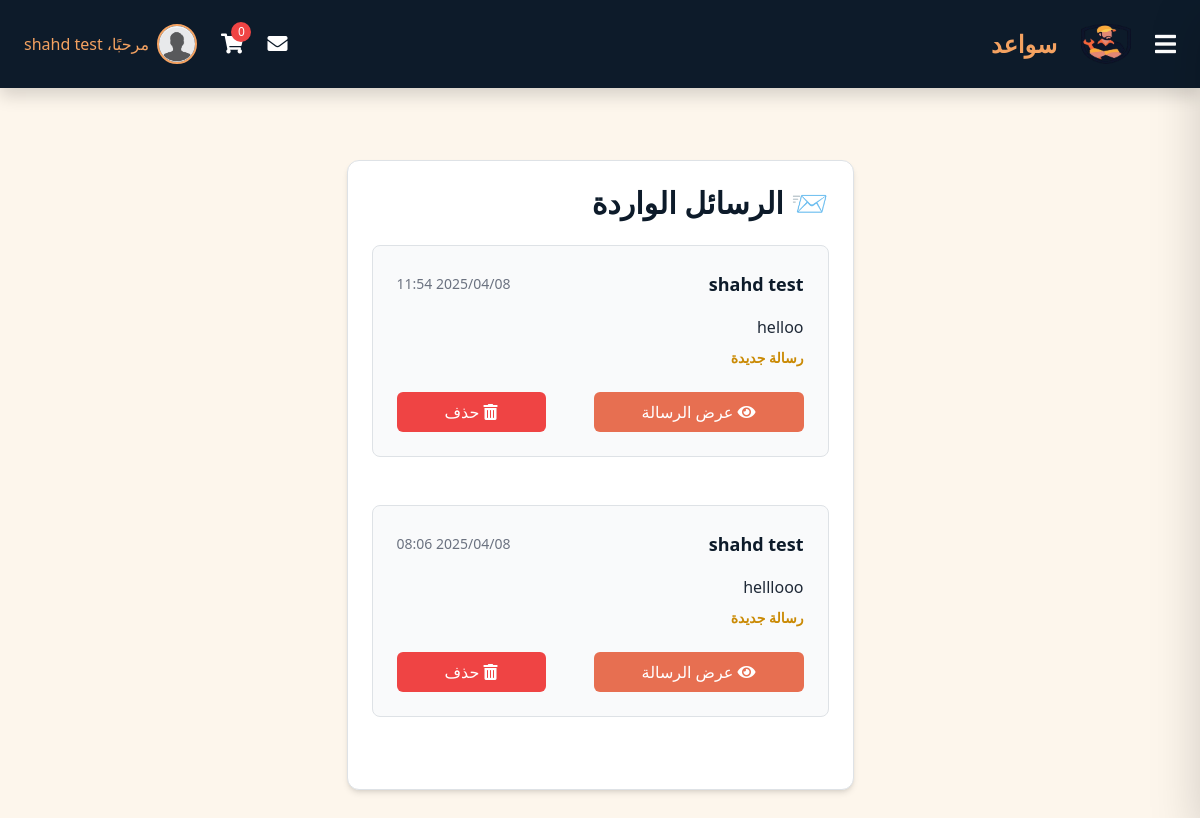
Page /inbox/ (signed in) on the earlier database version.
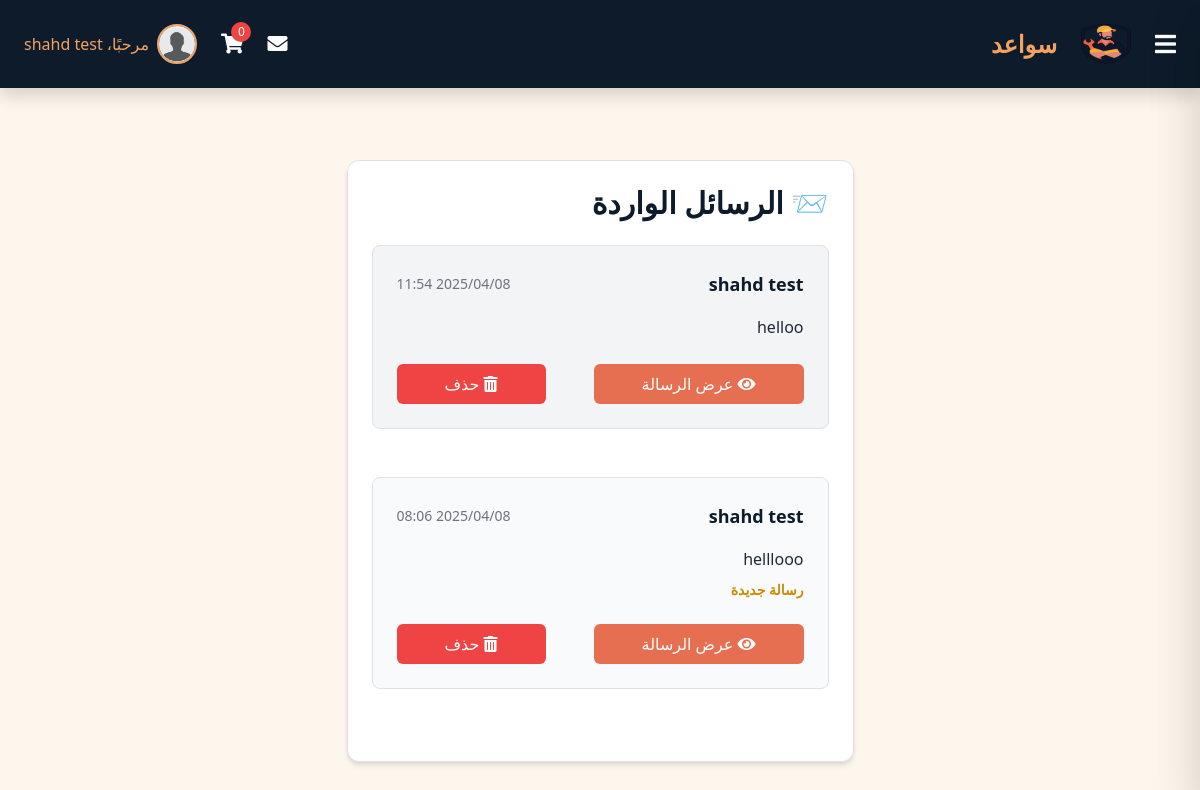
Same page on the later database version.
### Sawaed_app/models.py (models this page shows, shortened)
class Message(models.Model):
    sender = models.ForeignKey(CustomUser, on_delete=models.CASCADE, related_name='sent_messages')
    receiver = models.ForeignKey(CustomUser, on_delete=models.CASCADE, related_name='received_messages')
    content = models.TextField()
    is_read = models.BooleanField(default=False)
    timestamp = models.DateTimeField(auto_now_add=True)

class CustomUser(AbstractUser):
    class UserType(models.TextChoices):
        CLIENT = 'client', _('عميل')
        HANDYMAN = 'handyman', _('عامل يدوي') #the name in arabic will be edited later
    user_type = models.CharField(
        max_length=50,
        choices=UserType.choices,
        default=UserType.CLIENT
    )
    phone_regex = RegexValidator(
        regex=r'^\+?1?\d{9,15}$', #a validation on the phone number because its customed
        message="Phone number must be in the format: '+999999999'. Up to 15 digits allowed."
    )
    image = models.ImageField(upload_to='profile_pics/',default='default_profile.jpeg' ,null=True, blank=True)
    phone_number = models.CharField(validators=[phone_regex], max_length=15, unique=True, null=True, blank=True)
    email = models.EmailField(unique=True)
    bio = models.CharField(max_length=500, blank=True, null=True)
    experience = models.TextField(blank=True, null=True)
    field_of_expertise=models.TextField(blank=True, null=True)
    REQUIRED_FIELDS = ['email']
    USERNAME_FIELD = 'username'  # we could change it to email later in the project

### Sawaed_app/views.py (the view)
# urls.py: path('inbox/', views.inbox, name='inbox'),
def inbox(request):
    messages = Message.objects.filter(receiver=request.user).order_by('-timestamp')
    return render(request, 'inbox.html', {'messages': messages})

### Sawaed_app/templates/inbox.html (shortened to what this page needs)
{% extends 'index.html' %}
{% block content %}
<div class="max-w-4xl mx-auto mt-10 p-6 bg-white rounded-xl shadow-md border border-gray-200">
    <h1 class="text-3xl font-bold mb-6 text-[#0d1b2a]">📨 الرسائل الواردة</h1>
    {% for message in messages %}
        <div class="mb-5 p-4 rounded-lg border {% if not message.is_read %}bg-gray-50 hover:shadow-lg {% else %}bg-gray-100{% endif %} transition-all duration-300">
            <div class="flex justify-between items-center mb-3">
                <p class="font-semibold text-[#0d1b2a] text-lg">{{ message.sender.username }}</p>
                <span class="text-sm text-gray-500">{{ message.timestamp|date:"Y/m/d H:i" }}</span>
            </div>
            <p class="text-gray-800 leading-relaxed">{{ message.content }}</p>
            {% if not message.is_read %}
                <p class="mt-2 text-sm text-yellow-600 font-semibold">رسالة جديدة</p>
            {% endif %}
            <div class="flex gap-5 mt-4">
                <button
                    class="bg-[#e76f51] text-white py-2 px-5 rounded-md hover:bg-[#f7c6a3] transition-all duration-300"
                    data-modal-toggle="message-modal-{{ message.id }}"
                    onclick="openModal({{ message.id }})">
                    <i class="fas fa-eye"></i> عرض الرسالة
                </button>
                <form method="POST" action="#">
                    <button type="submit" class="bg-red-500 text-white py-2 px-5 rounded-md hover:bg-red-600 transition-all duration-300">
                        <i class="fas fa-trash-alt"></i> حذف
                    </button>
                </form>
            </div>
        </div>
    {% empty %}
        <p class="text-gray-600">لا توجد رسائل حالياً.</p>
    {% endfor %}
</div>
{% endblock %}

Differences in the rows shown:
changed Message "helloo": no longer shows "رسالة جديدة"
